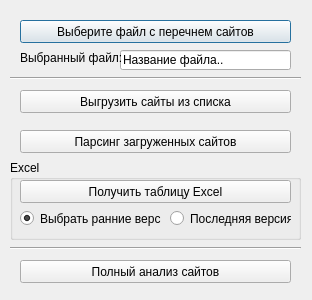
<?xml version="1.0" encoding="UTF-8"?>
<ui version="4.0">
 <class>Dialog</class>
 <widget class="QDialog" name="Dialog">
  <property name="geometry">
   <rect>
    <x>0</x>
    <y>0</y>
    <width>312</width>
    <height>300</height>
   </rect>
  </property>
  <property name="windowTitle">
   <string>Парсер Базы данных</string>
  </property>
  <widget class="QPushButton" name="choose_file">
   <property name="geometry">
    <rect>
     <x>20</x>
     <y>20</y>
     <width>271</width>
     <height>23</height>
    </rect>
   </property>
   <property name="text">
    <string>Выберите файл с перечнем сайтов</string>
   </property>
  </widget>
  <widget class="QLineEdit" name="file_name">
   <property name="geometry">
    <rect>
     <x>120</x>
     <y>50</y>
     <width>171</width>
     <height>20</height>
    </rect>
   </property>
   <property name="autoFillBackground">
    <bool>false</bool>
   </property>
   <property name="text">
    <string>Название файла..</string>
   </property>
   <property name="readOnly">
    <bool>true</bool>
   </property>
  </widget>
  <widget class="QLabel" name="file_name_lb">
   <property name="geometry">
    <rect>
     <x>20</x>
     <y>50</y>
     <width>101</width>
     <height>16</height>
    </rect>
   </property>
   <property name="text">
    <string>Выбранный файл:</string>
   </property>
  </widget>
  <widget class="QPushButton" name="get_sites">
   <property name="geometry">
    <rect>
     <x>20</x>
     <y>90</y>
     <width>271</width>
     <height>23</height>
    </rect>
   </property>
   <property name="text">
    <string>Выгрузить сайты из списка</string>
   </property>
  </widget>
  <widget class="QPushButton" name="parse_sites">
   <property name="geometry">
    <rect>
     <x>20</x>
     <y>130</y>
     <width>271</width>
     <height>23</height>
    </rect>
   </property>
   <property name="text">
    <string>Парсинг загруженных сайтов</string>
   </property>
  </widget>
  <widget class="QGroupBox" name="work_excel">
   <property name="geometry">
    <rect>
     <x>10</x>
     <y>160</y>
     <width>291</width>
     <height>80</height>
    </rect>
   </property>
   <property name="title">
    <string>Excel</string>
   </property>
   <widget class="QPushButton" name="get_excel">
    <property name="geometry">
     <rect>
      <x>10</x>
      <y>20</y>
      <width>271</width>
      <height>23</height>
     </rect>
    </property>
    <property name="text">
     <string>Получить таблицу Excel</string>
    </property>
   </widget>
   <widget class="QRadioButton" name="old_ver">
    <property name="geometry">
     <rect>
      <x>10</x>
      <y>50</y>
      <width>141</width>
      <height>17</height>
     </rect>
    </property>
    <property name="text">
     <string>Выбрать ранние версии</string>
    </property>
    <property name="checked">
     <bool>true</bool>
    </property>
   </widget>
   <widget class="QRadioButton" name="new_ver">
    <property name="geometry">
     <rect>
      <x>160</x>
      <y>50</y>
      <width>121</width>
      <height>17</height>
     </rect>
    </property>
    <property name="text">
     <string>Последняя версия</string>
    </property>
    <property name="checked">
     <bool>false</bool>
    </property>
   </widget>
  </widget>
  <widget class="Line" name="line_1">
   <property name="geometry">
    <rect>
     <x>10</x>
     <y>240</y>
     <width>291</width>
     <height>16</height>
    </rect>
   </property>
   <property name="orientation">
    <enum>Qt::Horizontal</enum>
   </property>
  </widget>
  <widget class="Line" name="line_2">
   <property name="geometry">
    <rect>
     <x>10</x>
     <y>70</y>
     <width>291</width>
     <height>16</height>
    </rect>
   </property>
   <property name="orientation">
    <enum>Qt::Horizontal</enum>
   </property>
  </widget>
  <widget class="QPushButton" name="all_work_sites">
   <property name="geometry">
    <rect>
     <x>20</x>
     <y>260</y>
     <width>271</width>
     <height>23</height>
    </rect>
   </property>
   <property name="text">
    <string>Полный анализ сайтов</string>
   </property>
  </widget>
 </widget>
 <resources/>
 <connections/>
</ui>
